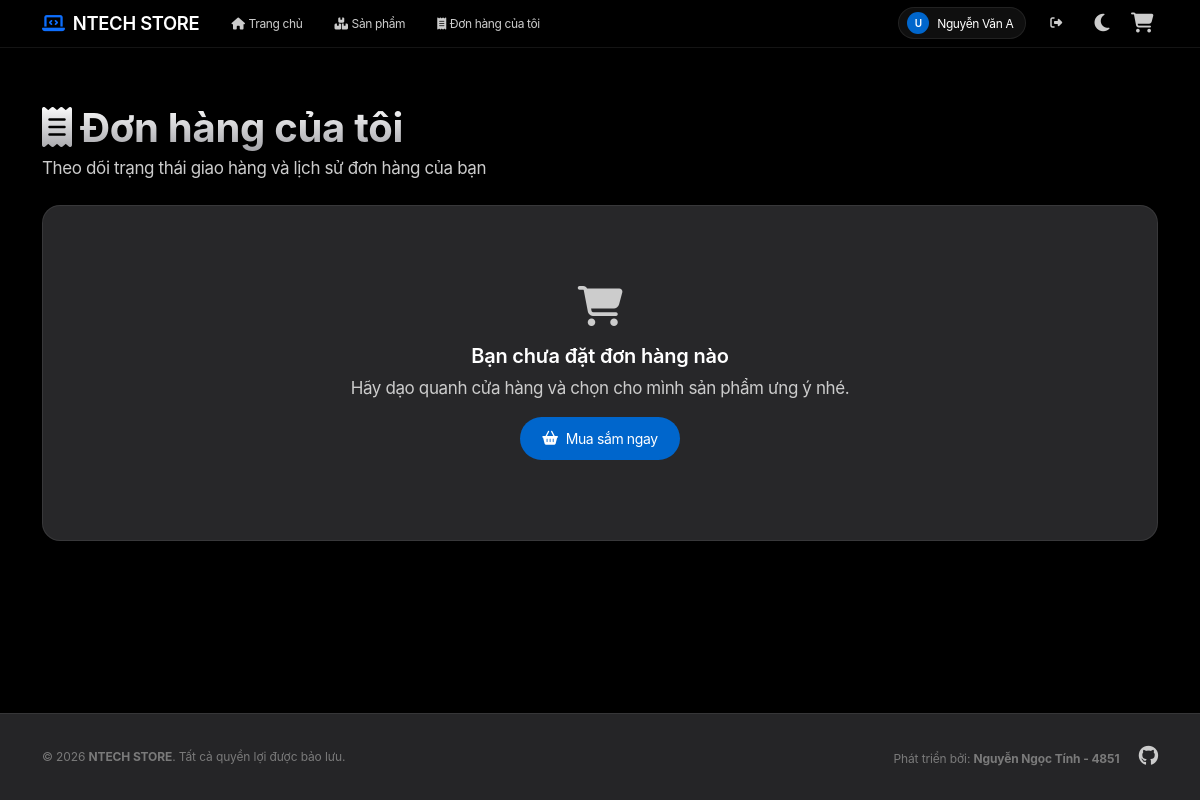
The app's page /Order (signed in), older data.
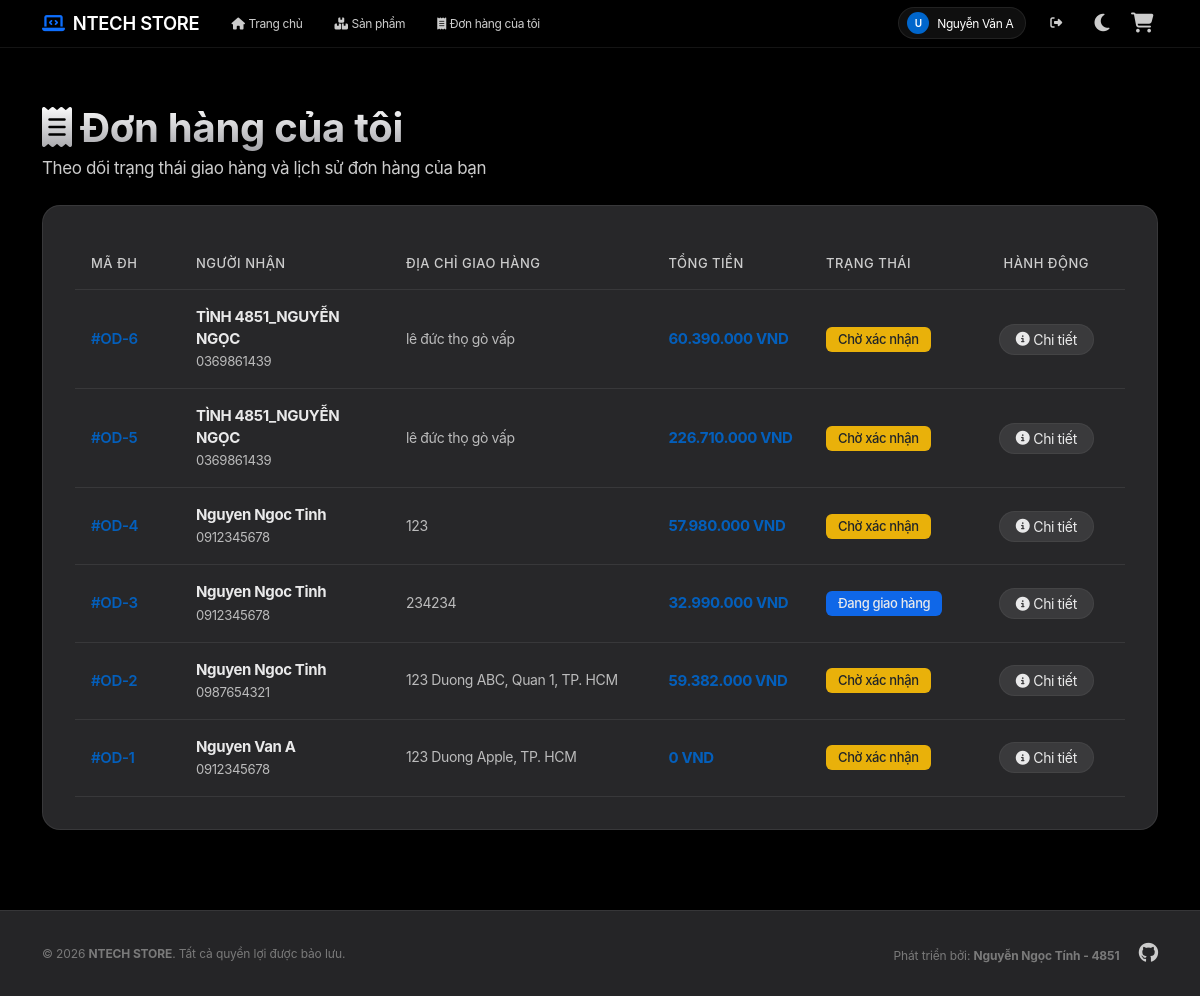
The same page, newer data.
### tables this page shows
CREATE TABLE `orders` (
  `id` int NOT NULL AUTO_INCREMENT,
  `account_id` int DEFAULT NULL,
  `name` varchar(255) NOT NULL,
  `phone` varchar(20) NOT NULL,
  `address` text NOT NULL,
  `coupon_code` varchar(50) DEFAULT NULL,
  `discount_amount` decimal(15,2) DEFAULT '0.00',
  `total_amount` decimal(15,2) DEFAULT '0.00',
  `status` varchar(50) DEFAULT 'Chờ xác nhận',
  `created_at` timestamp NULL DEFAULT CURRENT_TIMESTAMP,
  PRIMARY KEY (`id`),
  KEY `fk_orders_account` (`account_id`),
  CONSTRAINT `fk_orders_account` FOREIGN KEY (`account_id`) REFERENCES `account` (`id`) ON DELETE SET NULL
);

### index.php (called while the page is built, shortened)
<?php
$url = $_GET['url'] ?? '';
$url = rtrim($url, '/');
$url = filter_var($url, FILTER_SANITIZE_URL);
$url = explode('/', $url);
$action = isset($url[1]) && $url[1] != '' ? $url[1] : 'index';
$controller = new $controllerName();
call_user_func_array([$controller, $action], array_slice($url, 2));
?>

### app/config/database.php (called while the page is built, shortened)
<?php
class Database {
    private $host = "localhost";
    private $db_name = "my_store";
    private $username = "root";
    private $password = "";
    public function getConnection() {
        $this->conn = null;
        try {
            $this->conn = new PDO("mysql:host=" . $this->host . ";dbname=" . $this->db_name, $this->username, $this->password);
            $this->conn->exec("SET NAMES utf8mb4");
            $this->conn->setAttribute(PDO::ATTR_ERRMODE, PDO::ERRMODE_EXCEPTION);
        } catch(PDOException $exception) {
            echo "Connection error: " . $exception->getMessage();
        }
        return $this->conn;
    }
}
?>

### app/models/OrderModel.php (called while the page is built, shortened)
<?php
class OrderModel
{
    private $conn;
    private $table_name = "orders";
    public function __construct($db)
    {
        $this->conn = $db;
    }
    public function getOrdersByAccountId($accountId)
    {
        $query = "SELECT * FROM " . $this->table_name . " WHERE account_id = :account_id ORDER BY id DESC";
        $stmt = $this->conn->prepare($query);
        $stmt->bindParam(':account_id', $accountId, PDO::PARAM_INT);
        $stmt->execute();
        return $stmt->fetchAll(PDO::FETCH_OBJ);
    }
}
?>

### app/views/order/user_orders.php (the view, shortened to what the changed rows need)
<?php include 'app/views/shares/header.php'; ?>
<div class="row align-items-center mb-4">
    <div class="col-md-6">
        <h1 class="text-gradient fw-bold mb-1"><i class="fa-solid fa-receipt me-2 text-primary"></i>Đơn hàng của tôi</h1>
    </div>
</div>
<div class="glass-card">
    <?php if (empty($orders)): ?>
        <div class="text-center py-5">
            <div class="mb-3 text-muted">
                <i class="fa-solid fa-cart-shopping fs-1"></i>
            </div>
            <h5>Bạn chưa đặt đơn hàng nào</h5>
            <p class="text-muted mb-3">Hãy dạo quanh cửa hàng và chọn cho mình sản phẩm ưng ý nhé.</p>
            <a href="<?php echo BASE_URL; ?>/Product" class="btn btn-premium">
                <i class="fa-solid fa-basket-shopping me-2"></i>Mua sắm ngay
            </a>
        </div>
    <?php else: ?>
        <div class="table-responsive">
            <table class="table table-premium mb-0">
                <thead>
                    <tr>
                        <th style="width: 10%;">Mã ĐH</th>
                        <th style="width: 20%;">Người nhận</th>
                        <th style="width: 25%;">Địa chỉ giao hàng</th>
                        <th style="width: 15%;">Tổng tiền</th>
                        <th style="width: 15%;">Trạng thái</th>
                        <th style="width: 15%;" class="text-center">Hành động</th>
                    </tr>
                </thead>
                <tbody>
                    <?php foreach ($orders as $order): ?>
                        <tr>
                            <td>
                                <a href="<?php echo BASE_URL; ?>/Order/show/<?php echo $order->id; ?>" class="fw-semibold text-decoration-none" style="color: var(--primary);">
                                    #OD-<?php echo $order->id; ?>
                                </a>
                            </td>
                            <td>
                                <div><strong style="color: var(--text-main);"><?php echo htmlspecialchars($order->name, ENT_QUOTES, 'UTF-8'); ?></strong></div>
                                <small class="text-muted"><?php echo htmlspecialchars($order->phone, ENT_QUOTES, 'UTF-8'); ?></small>
                            </td>
                            <td>
                                <span class="text-muted" style="font-size: 14px; display: -webkit-box; -webkit-line-clamp: 1; -webkit-box-orient: vertical; overflow: hidden;" title="<?php echo htmlspecialchars($order->address, ENT_QUOTES, 'UTF-8'); ?>">
                                    <?php echo htmlspecialchars($order->address, ENT_QUOTES, 'UTF-8'); ?>
                                </span>
                            </td>
                            <td>
                                <strong style="color: var(--primary);"><?php echo number_format($order->total_amount, 0, ',', '.'); ?> VND</strong>
                            </td>
                            <td>
                                <?php
                                $badgeClass = 'bg-secondary';
                                if ($order->status === 'Chờ xác nhận') {
                                    $badgeClass = 'bg-warning text-dark';
                                } elseif ($order->status === 'Đang chuẩn bị hàng') {
                                    $badgeClass = 'bg-info text-dark';
                                } elseif ($order->status === 'Đang giao hàng') {
                                    $badgeClass = 'bg-primary';
                                } elseif ($order->status === 'Đã giao hàng') {
                                    $badgeClass = 'bg-success';
                                }
                                ?>
                                <span class="badge <?php echo $badgeClass; ?>" style="font-size: 13px; font-weight: 500; padding: 6px 12px; border-radius: 6px;">
                                    <?php echo htmlspecialchars($order->status, ENT_QUOTES, 'UTF-8'); ?>
                                </span>
                            </td>
                            <td class="text-center">
                                <a href="<?php echo BASE_URL; ?>/Order/show/<?php echo $order->id; ?>" class="btn btn-sm btn-glass-secondary py-1 px-3" title="Xem chi tiết">
                                    <i class="fa-solid fa-circle-info me-1"></i> Chi tiết
                                </a>
                            </td>
                        </tr>
                    <?php endforeach; ?>
                </tbody>
            </table>
        </div>
    <?php endif; ?>
</div>
<?php include 'app/views/shares/footer.php'; ?>

Row changes from the older to the newer data that the page shows:
added orders: id "6", name "TÌNH 4851_NGUYỄN NGỌC", phone "0369861439", address "lê đức thọ gò vấp", total_amount "60.390.000", status "Chờ xác nhận"
added orders: id "5", name "TÌNH 4851_NGUYỄN NGỌC", phone "0369861439", address "lê đức thọ gò vấp", total_amount "226.710.000", status "Chờ xác nhận"
now on this page (row edited): orders: id "4", name "Nguyen Ngoc Tinh", phone "0912345678", address "123", total_amount "57.980.000", status "Chờ xác nhận"
now on this page (row edited): orders: id "3", name "Nguyen Ngoc Tinh", phone "0912345678", address "234234", total_amount "32.990.000", status "Đang giao hàng"
now on this page (row edited): orders: id "2", name "Nguyen Ngoc Tinh", phone "0987654321", address "123 Duong ABC, Quan 1, TP. HCM", total_amount "59.382.000", status "Chờ xác nhận"
now on this page (row edited): orders: id "1", name "Nguyen Van A", phone "0912345678", address "123 Duong Apple, TP. HCM", total_amount "0", status "Chờ xác nhận"
Text that changed along with them:
text no longer shown: "Bạn chưa đặt đơn hàng nào Hãy dạo quanh cửa hàng và chọn cho mình sản phẩm ưng ý nhé. Mua sắm ngay"
text now shown: "MÃ ĐH NGƯỜI NHẬN ĐỊA CHỈ GIAO HÀNG TỔNG TIỀN TRẠNG THÁI HÀNH ĐỘNG"
